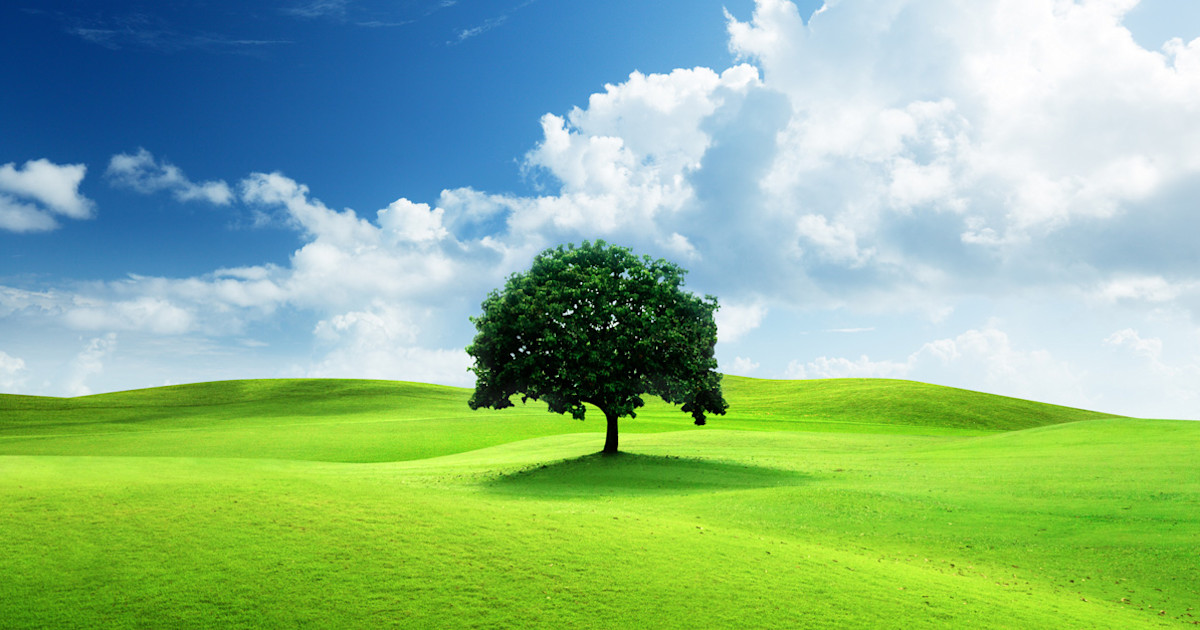
#> input picture image.jpg, 1200 x 630 px
$ python cropimg.py
#> lines starting #> are read from the running program, lines starting #| are printed output that depends on the picture
import cv2
path = input("Enter image path:")
#> the answer given: image.jpg
img = cv2.imread(path)
#> img is the input picture: shape (630, 1200, 3); mean B, G, R 139.9, 183.6, 139.8
if img is None:
    print("Error: Image not found!")
else:
    print("Image shape (Height, Width, Channels):", img.shape)
#| Image shape (Height, Width, Channels): (630, 1200, 3)
x = int(input("Enter x starting point:"))
#> the answer given: 3
y = int(input("Enter y starting point:"))
#> the answer given: 3
w = int(input("Enter width:"))
#> the answer given: 100
h = int(input("Enter height:"))
#> the answer given: 100
cropped = img[y:y+h, x:x+w]
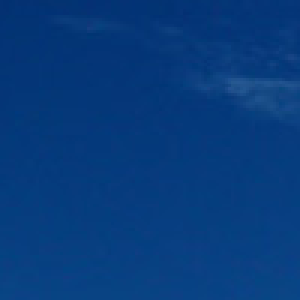
#> cropped: shape (100, 100, 3) (shown 3 times larger); mean B, G, R 124.5, 59.4, 6.5
cv2.imshow("Original Image", img)
cv2.imshow("Cropped Image", cropped)
cv2.imwrite("cropped_output.jpg", cropped)
print("Cropped image saved as cropped_output.jpg")
cv2.waitKey(0)
cv2.destroyAllWindows()
